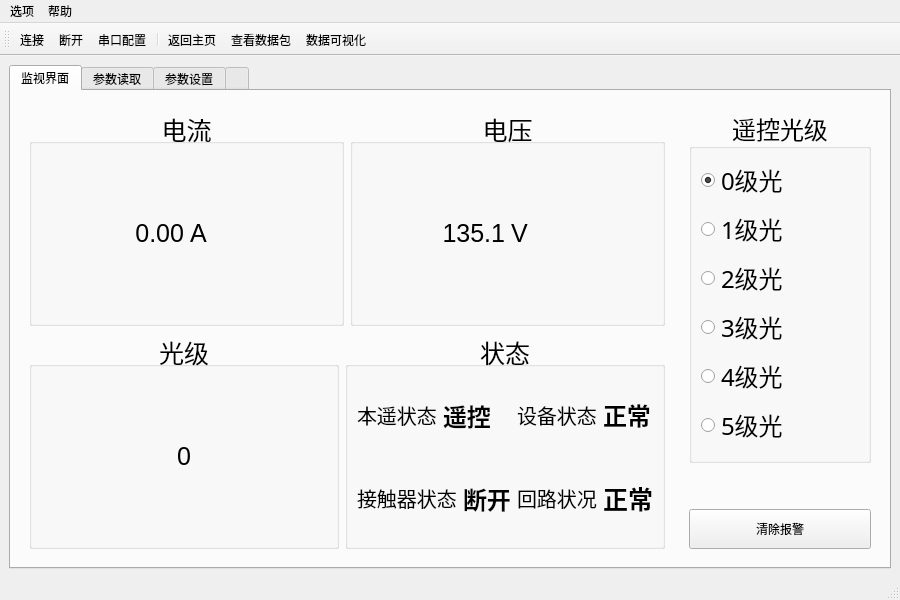
<?xml version="1.0" encoding="UTF-8"?>
<ui version="4.0">
 <class>CCR</class>
 <widget class="QMainWindow" name="CCR">
  <property name="geometry">
   <rect>
    <x>0</x>
    <y>0</y>
    <width>900</width>
    <height>600</height>
   </rect>
  </property>
  <property name="windowTitle">
   <string>MainWindow</string>
  </property>
  <widget class="QWidget" name="centralwidget">
   <layout class="QVBoxLayout" name="verticalLayout_4">
    <item>
     <widget class="QTabWidget" name="tabWidget">
      <property name="autoFillBackground">
       <bool>false</bool>
      </property>
      <property name="currentIndex">
       <number>0</number>
      </property>
      <widget class="QWidget" name="tab">
       <attribute name="title">
        <string>监视界面</string>
       </attribute>
       <layout class="QHBoxLayout" name="horizontalLayout_9">
        <item>
         <widget class="QWidget" name="widget" native="true">
          <layout class="QVBoxLayout" name="verticalLayout_6">
           <item>
            <layout class="QHBoxLayout" name="horizontalLayout_3">
             <item>
              <widget class="QGroupBox" name="groupBox">
               <property name="font">
                <font>
                 <pointsize>19</pointsize>
                </font>
               </property>
               <property name="title">
                <string>电流</string>
               </property>
               <property name="alignment">
                <set>Qt::AlignCenter</set>
               </property>
               <property name="flat">
                <bool>false</bool>
               </property>
               <layout class="QGridLayout" name="gridLayout">
                <item row="0" column="0">
                 <widget class="QLabel" name="labCurrent">
                  <property name="text">
                   <string>0.00</string>
                  </property>
                  <property name="alignment">
                   <set>Qt::AlignRight|Qt::AlignTrailing|Qt::AlignVCenter</set>
                  </property>
                  <property name="value" stdset="0">
                   <bool>false</bool>
                  </property>
                 </widget>
                </item>
                <item row="0" column="1">
                 <widget class="QLabel" name="labA">
                  <property name="maximumSize">
                   <size>
                    <width>16777215</width>
                    <height>16777215</height>
                   </size>
                  </property>
                  <property name="text">
                   <string>A</string>
                  </property>
                 </widget>
                </item>
               </layout>
              </widget>
             </item>
             <item>
              <widget class="QGroupBox" name="groupBox_2">
               <property name="font">
                <font>
                 <pointsize>19</pointsize>
                </font>
               </property>
               <property name="title">
                <string>电压</string>
               </property>
               <property name="alignment">
                <set>Qt::AlignCenter</set>
               </property>
               <property name="flat">
                <bool>false</bool>
               </property>
               <layout class="QGridLayout" name="gridLayout_3">
                <item row="0" column="0">
                 <layout class="QHBoxLayout" name="horizontalLayout_8">
                  <property name="spacing">
                   <number>6</number>
                  </property>
                  <item>
                   <widget class="QLabel" name="labVoltage">
                    <property name="text">
                     <string>135.1</string>
                    </property>
                    <property name="alignment">
                     <set>Qt::AlignRight|Qt::AlignTrailing|Qt::AlignVCenter</set>
                    </property>
                    <property name="value" stdset="0">
                     <bool>false</bool>
                    </property>
                   </widget>
                  </item>
                  <item>
                   <widget class="QLabel" name="labV">
                    <property name="maximumSize">
                     <size>
                      <width>16777215</width>
                      <height>16777215</height>
                     </size>
                    </property>
                    <property name="text">
                     <string>V</string>
                    </property>
                   </widget>
                  </item>
                 </layout>
                </item>
               </layout>
              </widget>
             </item>
            </layout>
           </item>
           <item>
            <layout class="QHBoxLayout" name="horizontalLayout_4">
             <item>
              <widget class="QGroupBox" name="groupBox_3">
               <property name="font">
                <font>
                 <pointsize>19</pointsize>
                </font>
               </property>
               <property name="title">
                <string>光级</string>
               </property>
               <property name="alignment">
                <set>Qt::AlignCenter</set>
               </property>
               <property name="flat">
                <bool>false</bool>
               </property>
               <layout class="QGridLayout" name="gridLayout_4">
                <item row="0" column="0">
                 <widget class="QLabel" name="labIdensity">
                  <property name="text">
                   <string>0</string>
                  </property>
                  <property name="alignment">
                   <set>Qt::AlignCenter</set>
                  </property>
                  <property name="value" stdset="0">
                   <bool>false</bool>
                  </property>
                 </widget>
                </item>
               </layout>
              </widget>
             </item>
             <item>
              <widget class="QGroupBox" name="groupBox_5">
               <property name="font">
                <font>
                 <pointsize>19</pointsize>
                </font>
               </property>
               <property name="title">
                <string>状态</string>
               </property>
               <property name="alignment">
                <set>Qt::AlignCenter</set>
               </property>
               <property name="flat">
                <bool>false</bool>
               </property>
               <layout class="QGridLayout" name="gridLayout_5">
                <item row="0" column="1">
                 <layout class="QVBoxLayout" name="verticalLayout_2">
                  <item>
                   <layout class="QHBoxLayout" name="horizontalLayout_6">
                    <item>
                     <widget class="QLabel" name="label_19">
                      <property name="font">
                       <font>
                        <pointsize>15</pointsize>
                       </font>
                      </property>
                      <property name="text">
                       <string>&lt;html&gt;&lt;head/&gt;&lt;body&gt;&lt;p&gt;设备状态&lt;/p&gt;&lt;/body&gt;&lt;/html&gt;</string>
                      </property>
                     </widget>
                    </item>
                    <item>
                     <widget class="QLabel" name="labDeviceStatsu">
                      <property name="font">
                       <font>
                        <pointsize>18</pointsize>
                        <weight>75</weight>
                        <bold>true</bold>
                       </font>
                      </property>
                      <property name="text">
                       <string>&lt;html&gt;&lt;head/&gt;&lt;body&gt;&lt;p&gt;正常&lt;/p&gt;&lt;/body&gt;&lt;/html&gt;</string>
                      </property>
                      <property name="value" stdset="0">
                       <bool>false</bool>
                      </property>
                     </widget>
                    </item>
                   </layout>
                  </item>
                  <item>
                   <layout class="QHBoxLayout" name="horizontalLayout_7">
                    <item>
                     <widget class="QLabel" name="label_21">
                      <property name="font">
                       <font>
                        <pointsize>15</pointsize>
                       </font>
                      </property>
                      <property name="text">
                       <string>&lt;html&gt;&lt;head/&gt;&lt;body&gt;&lt;p&gt;回路状况&lt;/p&gt;&lt;/body&gt;&lt;/html&gt;</string>
                      </property>
                     </widget>
                    </item>
                    <item>
                     <widget class="QLabel" name="labLoopStatus">
                      <property name="font">
                       <font>
                        <weight>75</weight>
                        <bold>true</bold>
                       </font>
                      </property>
                      <property name="text">
                       <string>&lt;html&gt;&lt;head/&gt;&lt;body&gt;&lt;p&gt;正常&lt;/p&gt;&lt;/body&gt;&lt;/html&gt;</string>
                      </property>
                      <property name="value" stdset="0">
                       <bool>false</bool>
                      </property>
                     </widget>
                    </item>
                   </layout>
                  </item>
                 </layout>
                </item>
                <item row="0" column="0">
                 <layout class="QVBoxLayout" name="verticalLayout_3">
                  <item>
                   <layout class="QHBoxLayout" name="horizontalLayout_2">
                    <item>
                     <widget class="QLabel" name="label_7">
                      <property name="font">
                       <font>
                        <pointsize>15</pointsize>
                       </font>
                      </property>
                      <property name="text">
                       <string>&lt;html&gt;&lt;head/&gt;&lt;body&gt;&lt;p&gt;本遥状态&lt;/p&gt;&lt;/body&gt;&lt;/html&gt;</string>
                      </property>
                     </widget>
                    </item>
                    <item>
                     <widget class="QLabel" name="labRL">
                      <property name="font">
                       <font>
                        <pointsize>18</pointsize>
                        <weight>75</weight>
                        <bold>true</bold>
                       </font>
                      </property>
                      <property name="text">
                       <string>遥控</string>
                      </property>
                      <property name="value" stdset="0">
                       <bool>false</bool>
                      </property>
                     </widget>
                    </item>
                   </layout>
                  </item>
                  <item>
                   <layout class="QHBoxLayout" name="horizontalLayout_5">
                    <item>
                     <widget class="QLabel" name="label_18">
                      <property name="font">
                       <font>
                        <pointsize>15</pointsize>
                       </font>
                      </property>
                      <property name="text">
                       <string>&lt;html&gt;&lt;head/&gt;&lt;body&gt;&lt;p&gt;接触器状态&lt;/p&gt;&lt;/body&gt;&lt;/html&gt;</string>
                      </property>
                     </widget>
                    </item>
                    <item>
                     <widget class="QLabel" name="labRelayStatus">
                      <property name="font">
                       <font>
                        <pointsize>18</pointsize>
                        <weight>75</weight>
                        <bold>true</bold>
                       </font>
                      </property>
                      <property name="text">
                       <string>&lt;html&gt;&lt;head/&gt;&lt;body&gt;&lt;p&gt;断开&lt;/p&gt;&lt;/body&gt;&lt;/html&gt;</string>
                      </property>
                      <property name="value" stdset="0">
                       <bool>false</bool>
                      </property>
                     </widget>
                    </item>
                   </layout>
                  </item>
                 </layout>
                </item>
               </layout>
              </widget>
             </item>
            </layout>
           </item>
          </layout>
         </widget>
        </item>
        <item>
         <widget class="QWidget" name="widget_2" native="true">
          <property name="maximumSize">
           <size>
            <width>200</width>
            <height>16777215</height>
           </size>
          </property>
          <layout class="QVBoxLayout" name="verticalLayout">
           <item>
            <widget class="QGroupBox" name="groupBox_4">
             <property name="font">
              <font>
               <family>AcadEref</family>
               <pointsize>18</pointsize>
              </font>
             </property>
             <property name="title">
              <string>遥控光级</string>
             </property>
             <property name="alignment">
              <set>Qt::AlignCenter</set>
             </property>
             <property name="flat">
              <bool>false</bool>
             </property>
             <layout class="QVBoxLayout" name="verticalLayout_5">
              <item>
               <widget class="QRadioButton" name="rbtn0">
                <property name="text">
                 <string>0级光</string>
                </property>
                <property name="checked">
                 <bool>true</bool>
                </property>
               </widget>
              </item>
              <item>
               <widget class="QRadioButton" name="rbtn1">
                <property name="text">
                 <string>1级光</string>
                </property>
               </widget>
              </item>
              <item>
               <widget class="QRadioButton" name="rbtn2">
                <property name="text">
                 <string>2级光</string>
                </property>
               </widget>
              </item>
              <item>
               <widget class="QRadioButton" name="rbtn3">
                <property name="text">
                 <string>3级光</string>
                </property>
               </widget>
              </item>
              <item>
               <widget class="QRadioButton" name="rbtn4">
                <property name="text">
                 <string>4级光</string>
                </property>
               </widget>
              </item>
              <item>
               <widget class="QRadioButton" name="rbtn5">
                <property name="text">
                 <string>5级光</string>
                </property>
               </widget>
              </item>
             </layout>
            </widget>
           </item>
           <item>
            <spacer name="verticalSpacer">
             <property name="orientation">
              <enum>Qt::Vertical</enum>
             </property>
             <property name="sizeType">
              <enum>QSizePolicy::Fixed</enum>
             </property>
             <property name="sizeHint" stdset="0">
              <size>
               <width>20</width>
               <height>40</height>
              </size>
             </property>
            </spacer>
           </item>
           <item>
            <widget class="QPushButton" name="pushButton">
             <property name="minimumSize">
              <size>
               <width>0</width>
               <height>40</height>
              </size>
             </property>
             <property name="text">
              <string>清除报警</string>
             </property>
            </widget>
           </item>
          </layout>
         </widget>
        </item>
       </layout>
      </widget>
      <widget class="QWidget" name="tab_2">
       <attribute name="title">
        <string>参数读取</string>
       </attribute>
       <widget class="QWidget" name="widget_3" native="true">
        <property name="geometry">
         <rect>
          <x>20</x>
          <y>40</y>
          <width>141</width>
          <height>271</height>
         </rect>
        </property>
        <widget class="QLabel" name="label">
         <property name="geometry">
          <rect>
           <x>20</x>
           <y>20</y>
           <width>54</width>
           <height>12</height>
          </rect>
         </property>
         <property name="text">
          <string>u</string>
         </property>
        </widget>
       </widget>
       <widget class="QWidget" name="widget_4" native="true">
        <property name="geometry">
         <rect>
          <x>210</x>
          <y>40</y>
          <width>121</width>
          <height>271</height>
         </rect>
        </property>
       </widget>
       <widget class="QGroupBox" name="groupBox_6">
        <property name="geometry">
         <rect>
          <x>360</x>
          <y>30</y>
          <width>181</width>
          <height>191</height>
         </rect>
        </property>
        <property name="title">
         <string>运行参数</string>
        </property>
       </widget>
      </widget>
      <widget class="QWidget" name="tab_3">
       <attribute name="title">
        <string>参数设置</string>
       </attribute>
      </widget>
      <widget class="QWidget" name="tab_4">
       <attribute name="title">
        <string/>
       </attribute>
      </widget>
     </widget>
    </item>
   </layout>
  </widget>
  <widget class="QMenuBar" name="menubar">
   <property name="geometry">
    <rect>
     <x>0</x>
     <y>0</y>
     <width>900</width>
     <height>23</height>
    </rect>
   </property>
   <widget class="QMenu" name="menu">
    <property name="title">
     <string>选项</string>
    </property>
    <addaction name="actionconnect"/>
    <addaction name="actiondisconnect"/>
    <addaction name="separator"/>
    <addaction name="actionhomepage"/>
    <addaction name="actionexit"/>
    <addaction name="actionSerialConfig"/>
   </widget>
   <widget class="QMenu" name="menu_2">
    <property name="title">
     <string>帮助</string>
    </property>
    <addaction name="actionaboutQt"/>
    <addaction name="actionaboutSerialTool"/>
   </widget>
   <addaction name="menu"/>
   <addaction name="menu_2"/>
  </widget>
  <widget class="QStatusBar" name="statusbar"/>
  <widget class="QToolBar" name="toolBar">
   <property name="windowTitle">
    <string>toolBar</string>
   </property>
   <property name="toolButtonStyle">
    <enum>Qt::ToolButtonTextUnderIcon</enum>
   </property>
   <attribute name="toolBarArea">
    <enum>TopToolBarArea</enum>
   </attribute>
   <attribute name="toolBarBreak">
    <bool>false</bool>
   </attribute>
   <addaction name="actionconnect"/>
   <addaction name="actiondisconnect"/>
   <addaction name="actionSerialConfig"/>
   <addaction name="separator"/>
   <addaction name="actionhomepage"/>
   <addaction name="actiondataDisplay"/>
   <addaction name="actionVisualization"/>
  </widget>
  <action name="actionconnect">
   <property name="icon">
    <iconset resource="res.qrc">
     <normaloff>:/images/connect.png</normaloff>:/images/connect.png</iconset>
   </property>
   <property name="text">
    <string>连接</string>
   </property>
  </action>
  <action name="actiondisconnect">
   <property name="icon">
    <iconset resource="res.qrc">
     <normaloff>:/images/disconnect.png</normaloff>:/images/disconnect.png</iconset>
   </property>
   <property name="text">
    <string>断开</string>
   </property>
  </action>
  <action name="actionhomepage">
   <property name="icon">
    <iconset resource="res.qrc">
     <normaloff>:/images/home.png</normaloff>:/images/home.png</iconset>
   </property>
   <property name="text">
    <string>返回主页</string>
   </property>
  </action>
  <action name="actionexit">
   <property name="icon">
    <iconset resource="res.qrc">
     <normaloff>:/images/application-exit.png</normaloff>:/images/application-exit.png</iconset>
   </property>
   <property name="text">
    <string>退出</string>
   </property>
  </action>
  <action name="actionaboutQt">
   <property name="icon">
    <iconset resource="res.qrc">
     <normaloff>:/images/about.png</normaloff>:/images/about.png</iconset>
   </property>
   <property name="text">
    <string>关于QT</string>
   </property>
  </action>
  <action name="actionaboutSerialTool">
   <property name="icon">
    <iconset resource="res.qrc">
     <normaloff>:/images/about.png</normaloff>:/images/about.png</iconset>
   </property>
   <property name="text">
    <string>关于SerialTool</string>
   </property>
  </action>
  <action name="actionSerialConfig">
   <property name="icon">
    <iconset resource="res.qrc">
     <normaloff>:/images/settings.png</normaloff>:/images/settings.png</iconset>
   </property>
   <property name="text">
    <string>串口配置</string>
   </property>
  </action>
  <action name="actiondataDisplay">
   <property name="checkable">
    <bool>true</bool>
   </property>
   <property name="icon">
    <iconset resource="res.qrc">
     <normaloff>:/images/dataReceive.png</normaloff>:/images/dataReceive.png</iconset>
   </property>
   <property name="text">
    <string>查看数据包</string>
   </property>
  </action>
  <action name="actionVisualization">
   <property name="checkable">
    <bool>true</bool>
   </property>
   <property name="icon">
    <iconset resource="res.qrc">
     <normaloff>:/images/visualization.png</normaloff>:/images/visualization.png</iconset>
   </property>
   <property name="text">
    <string>数据可视化</string>
   </property>
  </action>
 </widget>
 <resources>
  <include location="res.qrc"/>
 </resources>
 <connections/>
</ui>
